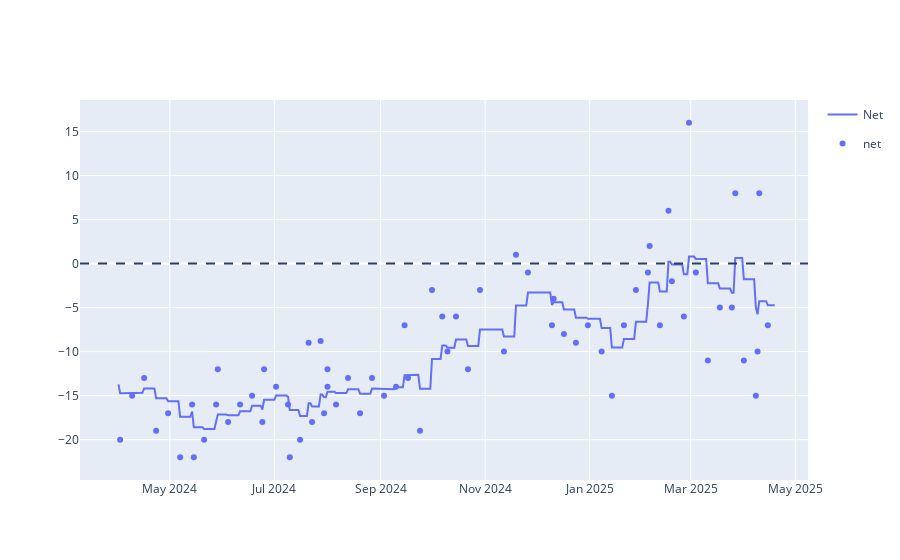

Notebook code cell kept with this figure:
### Code cell
line = px.line(approval_avg, x='Date', y=['Net'])
scatter = px.scatter(polls_df[polls_df['end_date'] >= pd.to_datetime('2024-04-01')], x='end_date', y=['net'])
fig = go.Figure(data=line.data + scatter.data)
fig.add_hline(y=0, line_dash='dash')
fig.show()

### Figure 1 — Plotly figure (JSON) as saved in the notebook; plotly's stock layout.template omitted (floating-point values rounded to 4 significant figures; data arrays with more than 128 entries replaced by an {"elided": "..."} marker saying what was removed)
{"data": [{"hovertemplate": "variable=Net<br>Date=%{x}<br>value=%{y}<extra></extra>", "legendgroup": "Net", "line": {"color": "#636efa", "dash": "solid"}, "marker": {"symbol": "circle"}, "mode": "lines", "name": "Net", "orientation": "v", "showlegend": true, "type": "scatter", "x": {"elided": "384 str values"}, "xaxis": "x", "y": {"elided": "384 float values"}, "yaxis": "y"}, {"hovertemplate": "variable=net<br>end_date=%{x}<br>value=%{y}<extra></extra>", "legendgroup": "net", "marker": {"color": "#636efa", "symbol": "circle"}, "mode": "markers", "name": "net", "orientation": "v", "showlegend": true, "type": "scatter", "x": ["2025-02-25T00:00:00", "2025-02-18T00:00:00", "2025-02-11T00:00:00", "2025-02-04T00:00:00", "2025-01-28T00:00:00", "2025-01-21T00:00:00", "2025-01-14T00:00:00", "2025-01-08T00:00:00", "2024-12-31T00:00:00", "2024-12-24T00:00:00", "2024-12-17T00:00:00", "2024-12-10T00:00:00", "2024-11-26T00:00:00", "2024-11-19T00:00:00", "2024-11-12T00:00:00", "2024-10-29T00:00:00", "2024-10-22T00:00:00", "2024-10-15T00:00:00", "2024-10-07T00:00:00", "2024-10-01T00:00:00", "2024-09-24T00:00:00", "2024-09-17T00:00:00", "2024-09-10T00:00:00", "2024-09-03T00:00:00", "2024-08-27T00:00:00", "2024-08-20T00:00:00", "2024-08-13T00:00:00", "2024-08-06T00:00:00", "2024-08-01T00:00:00", "2024-07-30T00:00:00", "2024-07-23T00:00:00", "2024-07-16T00:00:00", "2024-07-09T00:00:00", "2024-07-02T00:00:00", "2024-06-25T00:00:00", "2024-06-18T00:00:00", "2024-06-11T00:00:00", "2024-06-04T00:00:00", "2024-05-28T00:00:00", "2024-05-21T00:00:00", "2024-05-14T00:00:00", "2024-05-07T00:00:00", "2024-04-30T00:00:00", "2024-04-23T00:00:00", "2024-04-16T00:00:00", "2024-04-09T00:00:00", "2024-04-02T00:00:00", "2025-03-04T00:00:00", "2025-03-11T00:00:00", "2025-03-18T00:00:00", "2025-03-25T00:00:00", "2025-04-01T00:00:00", "2025-04-08T00:00:00", "2025-04-09T00:00:00", "2025-04-15T00:00:00", "2025-02-05T00:00:00", "2024-12-11T00:00:00", "2024-10-10T00:00:00", "2024-08-01T00:00:00", "2024-05-15T00:00:00", "2025-03-27T00:00:00", "2024-06-24T00:00:00", "2025-02-28T00:00:00", "2025-04-10T00:00:00", "2024-09-15T00:00:00", "2024-07-21T00:00:00", "2024-05-29T00:00:00", "2025-02-16T00:00:00", "2024-07-28T00:00:00", "2024-07-10T00:00:00"], "xaxis": "x", "y": [-6, -2, -7, -1, -3, -7, -15, -10, -7, -9, -8, -7, -1, 1, -10, -3, -12, -6, -6, -3, -19, -13, -14, -15, -13, -17, -13, -16, -12, -17, -18, -20, -16, -14, -12, -15, -16, -18, -16, -20, -16, -22, -17, -19, -13, -15, -20, -1, -11, -5, -5, -11, -15, -10, -7, 2, -4, -10, -14, -22, 8, -18, 16, 8, -7, -9, -12, 6, -8.8, -22], "yaxis": "y"}], "layout": {"shapes": [{"line": {"dash": "dash"}, "type": "line", "x0": 0, "x1": 1, "xref": "x domain", "y0": 0, "y1": 0, "yref": "y"}]}}
